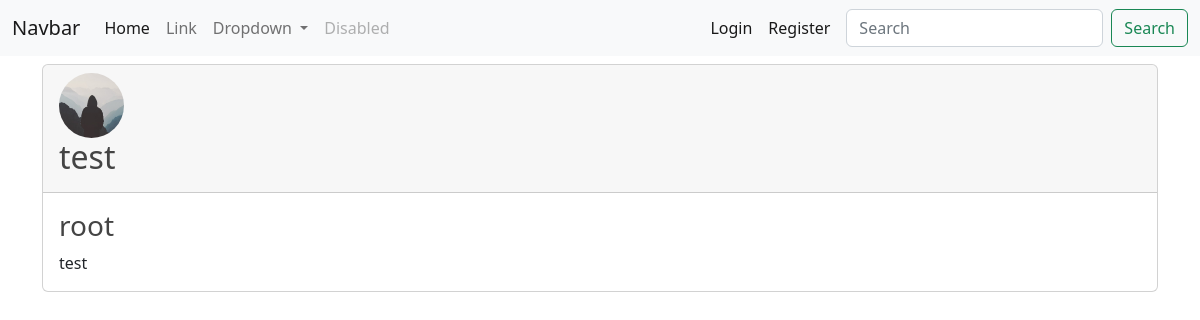
The page /post/8/ on the database its author committed.
### blog/models.py (models this page shows, shortened)
class Post(models.Model):
    title = models.CharField(max_length=256)
    content = models.TextField()
    date_posted = models.DateTimeField(default=timezone.now)
    author = models.ForeignKey(User, on_delete=models.CASCADE)

### users/models.py (models this page shows)
class Profile(models.Model):
    image = models.ImageField(default='default.jpg', upload_to='profile_pics')
    user = models.OneToOneField(User, on_delete=models.CASCADE)

### blog/views.py (the view)
# urls.py: path('post/<int:pk>/', views.PostDetailView.as_view(), name='post-detail'),
class PostDetailView(DetailView):
    model = Post
    fields = ['title', 'content', 'date_posted', 'author']

### blog/templates/blog/post_detail.html (shortened to what this page needs)
{% extends 'blog/base.html' %}
{% block content %}
    <div class="container">
        <div class="card mt-2 mb-2">
            <div class="card-header">
                <img class="rounded-circle article-img" src="{{ post.author.profile.image.url }}" alt="profile_pic">
                <h2>{{ post.title }}</h1>
            </div>
            <div class="card-body">
                <h3>{{ post.author }}</h1>
                <p class="mb-0">{{ post.content }}</p>
            </div>
        </div>
    </div>
{% endblock content %}

### blog/static/blog/main.css (style rules this page uses)
body { background: #fafafa; color: #333333; margin-top: 5rem; }
h1, h2, h3, h4, h5, h6 { color: #444444; }
.article-img { height: 65px; width: 65px; margin-right: 16px; }

### rows shown on the page
Post: author.profile.image (placeholder picture), title "test", author "root", content "test"
